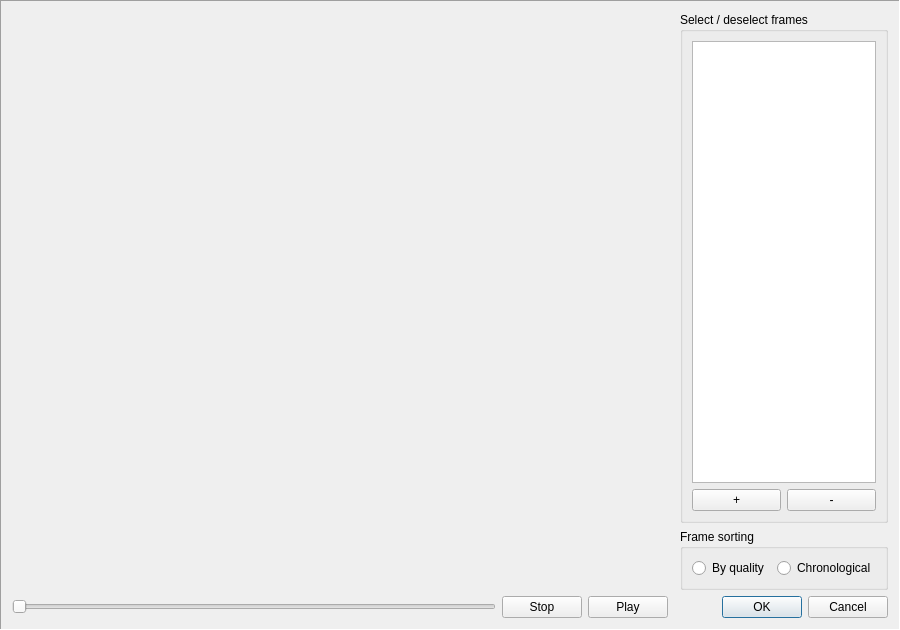
<?xml version="1.0" encoding="UTF-8"?>
<ui version="4.0">
 <class>frame_selector</class>
 <widget class="QFrame" name="frame_selector">
  <property name="geometry">
   <rect>
    <x>0</x>
    <y>0</y>
    <width>900</width>
    <height>630</height>
   </rect>
  </property>
  <property name="windowTitle">
   <string>Frame</string>
  </property>
  <property name="locale">
   <locale language="English" country="UnitedStates"/>
  </property>
  <property name="frameShape">
   <enum>QFrame::Panel</enum>
  </property>
  <property name="frameShadow">
   <enum>QFrame::Sunken</enum>
  </property>
  <layout class="QGridLayout" name="gridLayout" columnstretch="7,0,0,0,3">
   <item row="2" column="3" colspan="2">
    <widget class="QDialogButtonBox" name="buttonBox">
     <property name="toolTip">
      <string>Exit the viewer. Press 'OK' to save the selection, or 'cancel' to discard changes.</string>
     </property>
     <property name="standardButtons">
      <set>QDialogButtonBox::Cancel|QDialogButtonBox::Ok</set>
     </property>
    </widget>
   </item>
   <item row="2" column="2">
    <widget class="QPushButton" name="pushButton_play">
     <property name="toolTip">
      <string>Start a frame display video.</string>
     </property>
     <property name="text">
      <string>Play</string>
     </property>
    </widget>
   </item>
   <item row="2" column="1">
    <widget class="QPushButton" name="pushButton_stop">
     <property name="toolTip">
      <string>Stop the frame display video.</string>
     </property>
     <property name="text">
      <string>Stop</string>
     </property>
    </widget>
   </item>
   <item row="2" column="0">
    <widget class="QSlider" name="slider_frames">
     <property name="toolTip">
      <string>Use the slider to select the frame to be displayed. As an alternative,
you can select the frame in the 'Selecct / deselect frames' list.</string>
     </property>
     <property name="maximum">
      <number>1000</number>
     </property>
     <property name="pageStep">
      <number>1</number>
     </property>
     <property name="orientation">
      <enum>Qt::Horizontal</enum>
     </property>
    </widget>
   </item>
   <item row="0" column="4">
    <layout class="QVBoxLayout" name="verticalLayout">
     <item>
      <widget class="QGroupBox" name="groupBox">
       <property name="title">
        <string>Select / deselect frames</string>
       </property>
       <layout class="QVBoxLayout" name="verticalLayout_2">
        <item>
         <widget class="QListWidget" name="listWidget">
          <property name="toolTip">
           <string>Left-click to mark frame indices / index ranges. Include / exclude selected frames via the context menu, the plus / minus buttons below, or by pressing + / - on the keyboard.</string>
          </property>
         </widget>
        </item>
        <item>
         <layout class="QHBoxLayout" name="horizontalLayout">
          <item>
           <widget class="QPushButton" name="addButton">
            <property name="toolTip">
             <string>Use selected frame(s) for stacking.</string>
            </property>
            <property name="text">
             <string>+</string>
            </property>
           </widget>
          </item>
          <item>
           <widget class="QPushButton" name="removeButton">
            <property name="toolTip">
             <string>Don't use selected frame(s) for stacking.</string>
            </property>
            <property name="text">
             <string>-</string>
            </property>
           </widget>
          </item>
         </layout>
        </item>
       </layout>
      </widget>
     </item>
    </layout>
   </item>
   <item row="1" column="4">
    <widget class="QGroupBox" name="GroupBox_frame_sorting">
     <property name="title">
      <string>Frame sorting</string>
     </property>
     <layout class="QHBoxLayout" name="horizontalLayout_2">
      <item>
       <widget class="QRadioButton" name="radioButton_quality">
        <property name="toolTip">
         <string>Frames are ordered by their overall sharpness.</string>
        </property>
        <property name="text">
         <string>By quality</string>
        </property>
       </widget>
      </item>
      <item>
       <widget class="QRadioButton" name="radioButton_chronological">
        <property name="toolTip">
         <string>Frames are ordered chronologically.</string>
        </property>
        <property name="text">
         <string>Chronological</string>
        </property>
       </widget>
      </item>
     </layout>
    </widget>
   </item>
  </layout>
 </widget>
 <resources/>
 <connections/>
</ui>
